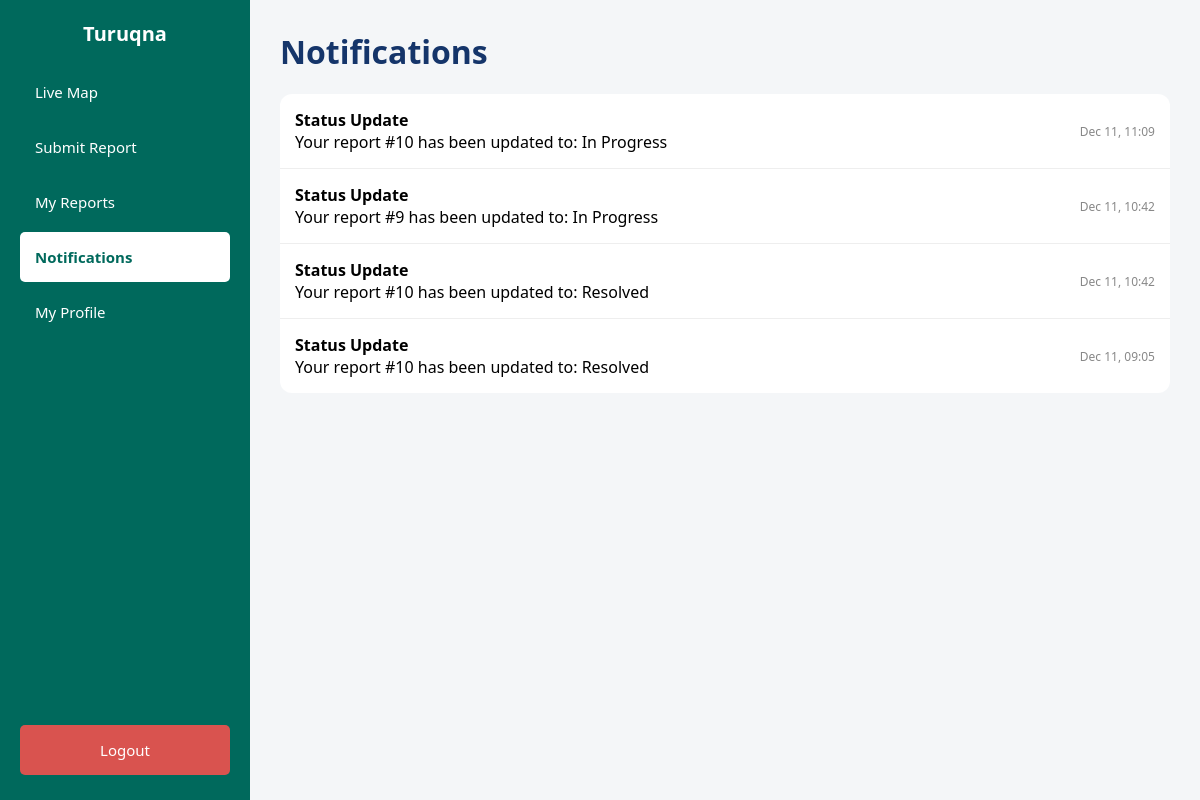
Screenshot of /notifications.php (signed in) with the database file from the repository.
### tables this page shows
CREATE TABLE `notifications` (
  `id` int(11) NOT NULL,
  `user_id` int(11) NOT NULL,
  `message` text NOT NULL,
  `is_read` tinyint(1) DEFAULT 0,
  `created_at` timestamp NOT NULL DEFAULT current_timestamp()
);

### notifications.php (the view, shortened to what this page needs)
<?php
include 'db.php';
$user_id = $_SESSION['user_id'];
$conn->query("UPDATE notifications SET is_read = 1 WHERE user_id = $user_id");
$sql = "SELECT * FROM notifications WHERE user_id = $user_id ORDER BY created_at DESC";
$result = $conn->query($sql);
?>
<!DOCTYPE html>
<html lang="en">
<head>
    <link rel="stylesheet" href="style.css">
</head>
<body style="display: block;">
<div class="dashboard-container">
    <div class="sidebar">
        <h2>Turuqna</h2>
        <a href="dashboard_citizen.php">Live Map</a>
        <a href="submit_report.php">Submit Report</a>
        <a href="my_reports.php">My Reports</a>
        <a href="notifications.php" class="active">Notifications</a>
        <a href="profile.php">My Profile</a>
        <a href="logout.php" class="logout-btn">Logout</a>
    </div>
    <div class="main-content">
        <h1>Notifications</h1>
        <div class="report-card" style="padding: 0;">
            <?php if ($result->num_rows > 0): ?>
                <?php while($row = $result->fetch_assoc()): ?>
                    <div class="notif-item">
                        <div>
                            <strong>Status Update</strong><br>
                            <?php echo $row['message']; ?>
                        </div>
                        <span class="time"><?php echo date('M d, H:i', strtotime($row['created_at'])); ?></span>
                    </div>
                <?php endwhile; ?>
            <?php endif; ?>
        </div>
    </div>
</div>
</body>
</html>

### style.css (style rules this page uses)
html, body { height: 100%; margin: 0; padding: 0; font-family: 'Tajawal', 'Segoe UI', sans-serif; background-color: #f4f6f8; overflow-x: hidden; }
* { box-sizing: border-box; }
h1, h2, h3, h4, h5, h6 { margin-top: 0; color: #15356A; }
a { text-decoration: none; transition: 0.2s; }
.dashboard-container { display: flex; height: 100vh; width: 100%; }
.sidebar { width: 250px; background-color: #00695C; color: white; display: flex; flex-direction: column; padding: 20px; flex-shrink: 0; z-index: 1000; position: relative; }
.sidebar h2 { color: white; text-align: center; margin-bottom: 20px; font-size: 20px; }
.sidebar a { color: white; padding: 15px; margin-bottom: 5px; border-radius: 5px; font-size: 15px; display: block; }
.sidebar a.active { background-color: white; color: #00695C; font-weight: bold; }
.logout-btn { margin-top: auto; background-color: #d9534f !important; text-align: center; }
.main-content { flex: 1; padding: 30px; background-color: #f4f6f8; overflow-y: auto; display: block; }

### notifications.php (style rules this page uses)
.notif-item { background: white; padding: 15px; border-bottom: 1px solid #eee; display: flex; justify-content: space-between; align-items: center; }
.notif-item:first-child { border-top-left-radius: 12px; border-top-right-radius: 12px; }
.notif-item:last-child { border-bottom-left-radius: 12px; border-bottom-right-radius: 12px; border-bottom: none; }
.time { font-size: 12px; color: #888; }

### rows the page displays
notifications: message "Your report #10 has been updated to: In Progress", created_at "Dec 11, 11:09"
notifications: message "Your report #9 has been updated to: In Progress", created_at "Dec 11, 10:42"
notifications: message "Your report #10 has been updated to: Resolved", created_at "Dec 11, 10:42"
notifications: message "Your report #10 has been updated to: Resolved", created_at "Dec 11, 09:05"
